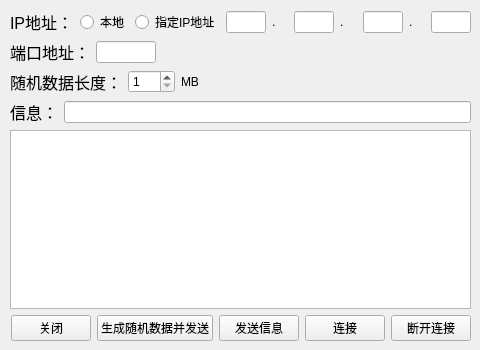
<?xml version="1.0" encoding="UTF-8"?>
<ui version="4.0">
 <class>CilentWidget</class>
 <widget class="QWidget" name="CilentWidget">
  <property name="geometry">
   <rect>
    <x>0</x>
    <y>0</y>
    <width>480</width>
    <height>350</height>
   </rect>
  </property>
  <property name="minimumSize">
   <size>
    <width>480</width>
    <height>350</height>
   </size>
  </property>
  <property name="maximumSize">
   <size>
    <width>480</width>
    <height>350</height>
   </size>
  </property>
  <property name="windowTitle">
   <string>Cilent</string>
  </property>
  <widget class="QWidget" name="verticalLayoutWidget">
   <property name="geometry">
    <rect>
     <x>10</x>
     <y>10</y>
     <width>461</width>
     <height>331</height>
    </rect>
   </property>
   <layout class="QVBoxLayout" name="verticalLayout">
    <item>
     <layout class="QHBoxLayout" name="horizontalLayout">
      <item>
       <widget class="QLabel" name="label">
        <property name="font">
         <font>
          <pointsize>12</pointsize>
         </font>
        </property>
        <property name="text">
         <string>IP地址：</string>
        </property>
       </widget>
      </item>
      <item>
       <widget class="QRadioButton" name="LocalHostRadios">
        <property name="text">
         <string>本地</string>
        </property>
       </widget>
      </item>
      <item>
       <widget class="QRadioButton" name="IPAddressRadio">
        <property name="text">
         <string>指定IP地址</string>
        </property>
       </widget>
      </item>
      <item>
       <widget class="QLineEdit" name="IPP1">
        <property name="maximumSize">
         <size>
          <width>40</width>
          <height>16777215</height>
         </size>
        </property>
        <property name="maxLength">
         <number>3</number>
        </property>
        <property name="alignment">
         <set>Qt::AlignCenter</set>
        </property>
       </widget>
      </item>
      <item>
       <widget class="QLabel" name="label_2">
        <property name="text">
         <string>.</string>
        </property>
       </widget>
      </item>
      <item>
       <widget class="QLineEdit" name="IPP2">
        <property name="maximumSize">
         <size>
          <width>40</width>
          <height>16777215</height>
         </size>
        </property>
        <property name="maxLength">
         <number>3</number>
        </property>
        <property name="alignment">
         <set>Qt::AlignCenter</set>
        </property>
       </widget>
      </item>
      <item>
       <widget class="QLabel" name="label_3">
        <property name="text">
         <string>.</string>
        </property>
       </widget>
      </item>
      <item>
       <widget class="QLineEdit" name="IPP3">
        <property name="maximumSize">
         <size>
          <width>40</width>
          <height>16777215</height>
         </size>
        </property>
        <property name="maxLength">
         <number>3</number>
        </property>
        <property name="alignment">
         <set>Qt::AlignCenter</set>
        </property>
       </widget>
      </item>
      <item>
       <widget class="QLabel" name="label_4">
        <property name="text">
         <string>.</string>
        </property>
       </widget>
      </item>
      <item>
       <widget class="QLineEdit" name="IPP4">
        <property name="maximumSize">
         <size>
          <width>40</width>
          <height>16777215</height>
         </size>
        </property>
        <property name="maxLength">
         <number>3</number>
        </property>
        <property name="alignment">
         <set>Qt::AlignCenter</set>
        </property>
       </widget>
      </item>
     </layout>
    </item>
    <item>
     <layout class="QHBoxLayout" name="horizontalLayout_2">
      <item>
       <widget class="QLabel" name="label_5">
        <property name="font">
         <font>
          <pointsize>12</pointsize>
         </font>
        </property>
        <property name="text">
         <string>端口地址：</string>
        </property>
       </widget>
      </item>
      <item>
       <widget class="QLineEdit" name="Port">
        <property name="maximumSize">
         <size>
          <width>60</width>
          <height>16777215</height>
         </size>
        </property>
       </widget>
      </item>
      <item>
       <spacer name="horizontalSpacer">
        <property name="orientation">
         <enum>Qt::Horizontal</enum>
        </property>
        <property name="sizeHint" stdset="0">
         <size>
          <width>40</width>
          <height>20</height>
         </size>
        </property>
       </spacer>
      </item>
     </layout>
    </item>
    <item>
     <layout class="QHBoxLayout" name="horizontalLayout_4">
      <item>
       <widget class="QLabel" name="label_7">
        <property name="font">
         <font>
          <pointsize>12</pointsize>
         </font>
        </property>
        <property name="text">
         <string>随机数据长度：</string>
        </property>
       </widget>
      </item>
      <item>
       <widget class="QSpinBox" name="DataSize">
        <property name="minimum">
         <number>1</number>
        </property>
        <property name="maximum">
         <number>100</number>
        </property>
       </widget>
      </item>
      <item>
       <widget class="QLabel" name="label_6">
        <property name="text">
         <string>MB</string>
        </property>
       </widget>
      </item>
      <item>
       <spacer name="horizontalSpacer_3">
        <property name="orientation">
         <enum>Qt::Horizontal</enum>
        </property>
        <property name="sizeHint" stdset="0">
         <size>
          <width>40</width>
          <height>20</height>
         </size>
        </property>
       </spacer>
      </item>
     </layout>
    </item>
    <item>
     <layout class="QHBoxLayout" name="horizontalLayout_5">
      <item>
       <widget class="QLabel" name="label_8">
        <property name="font">
         <font>
          <pointsize>12</pointsize>
         </font>
        </property>
        <property name="text">
         <string>信息：</string>
        </property>
       </widget>
      </item>
      <item>
       <widget class="QLineEdit" name="Message"/>
      </item>
     </layout>
    </item>
    <item>
     <widget class="QTextBrowser" name="Log"/>
    </item>
    <item>
     <layout class="QHBoxLayout" name="horizontalLayout_3">
      <item>
       <spacer name="horizontalSpacer_2">
        <property name="orientation">
         <enum>Qt::Horizontal</enum>
        </property>
        <property name="sizeHint" stdset="0">
         <size>
          <width>40</width>
          <height>20</height>
         </size>
        </property>
       </spacer>
      </item>
      <item>
       <widget class="QPushButton" name="Close">
        <property name="text">
         <string>关闭</string>
        </property>
       </widget>
      </item>
      <item>
       <widget class="QPushButton" name="SendRandomData">
        <property name="text">
         <string>生成随机数据并发送</string>
        </property>
       </widget>
      </item>
      <item>
       <widget class="QPushButton" name="SendMessage">
        <property name="text">
         <string>发送信息</string>
        </property>
       </widget>
      </item>
      <item>
       <widget class="QPushButton" name="Connect">
        <property name="text">
         <string>连接</string>
        </property>
       </widget>
      </item>
      <item>
       <widget class="QPushButton" name="Disconnect">
        <property name="text">
         <string>断开连接</string>
        </property>
       </widget>
      </item>
     </layout>
    </item>
   </layout>
  </widget>
 </widget>
 <resources/>
 <connections/>
</ui>
